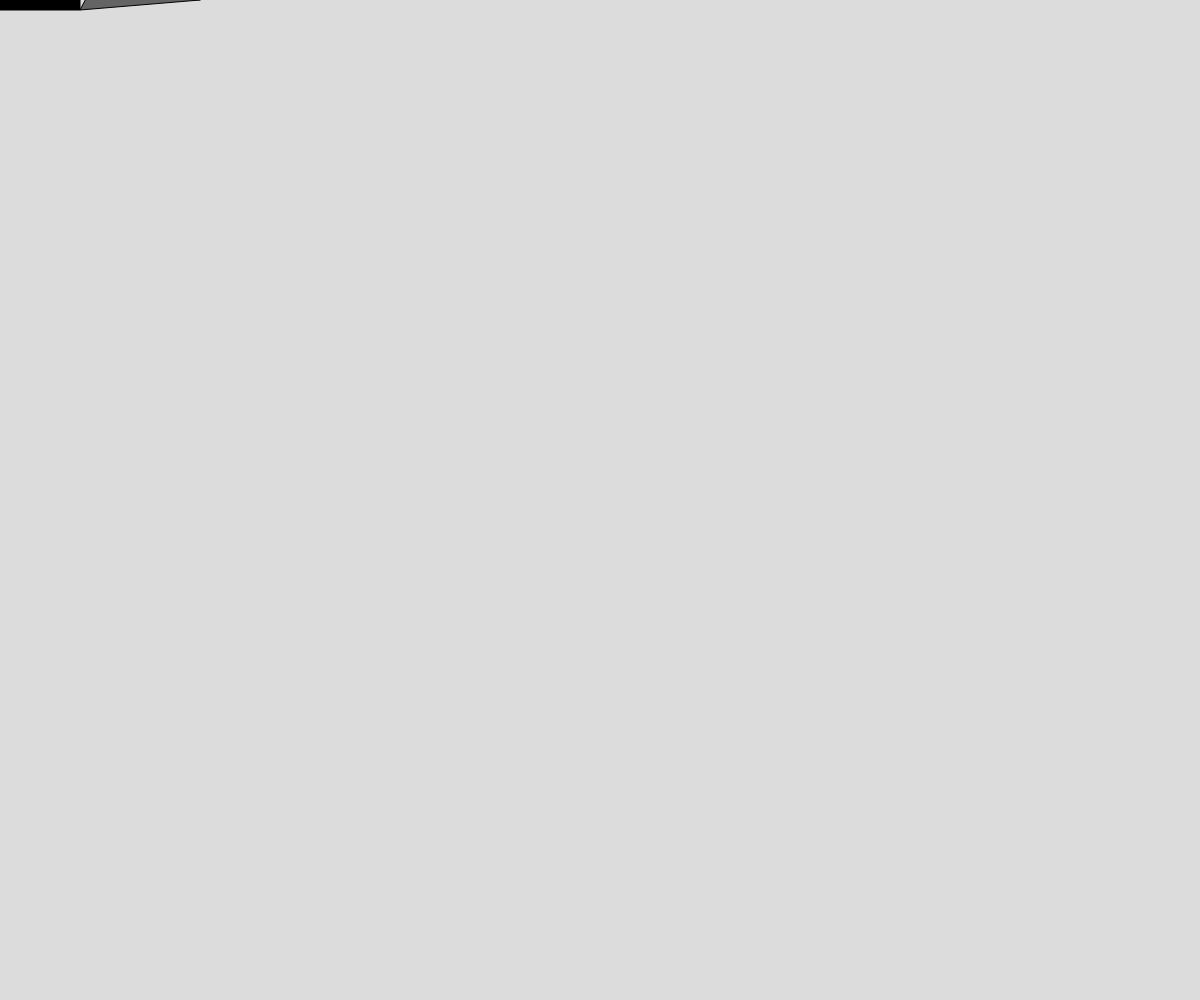
Frame 1 (no input)
Frame 60 (no input): identical to frame 1, image omitted
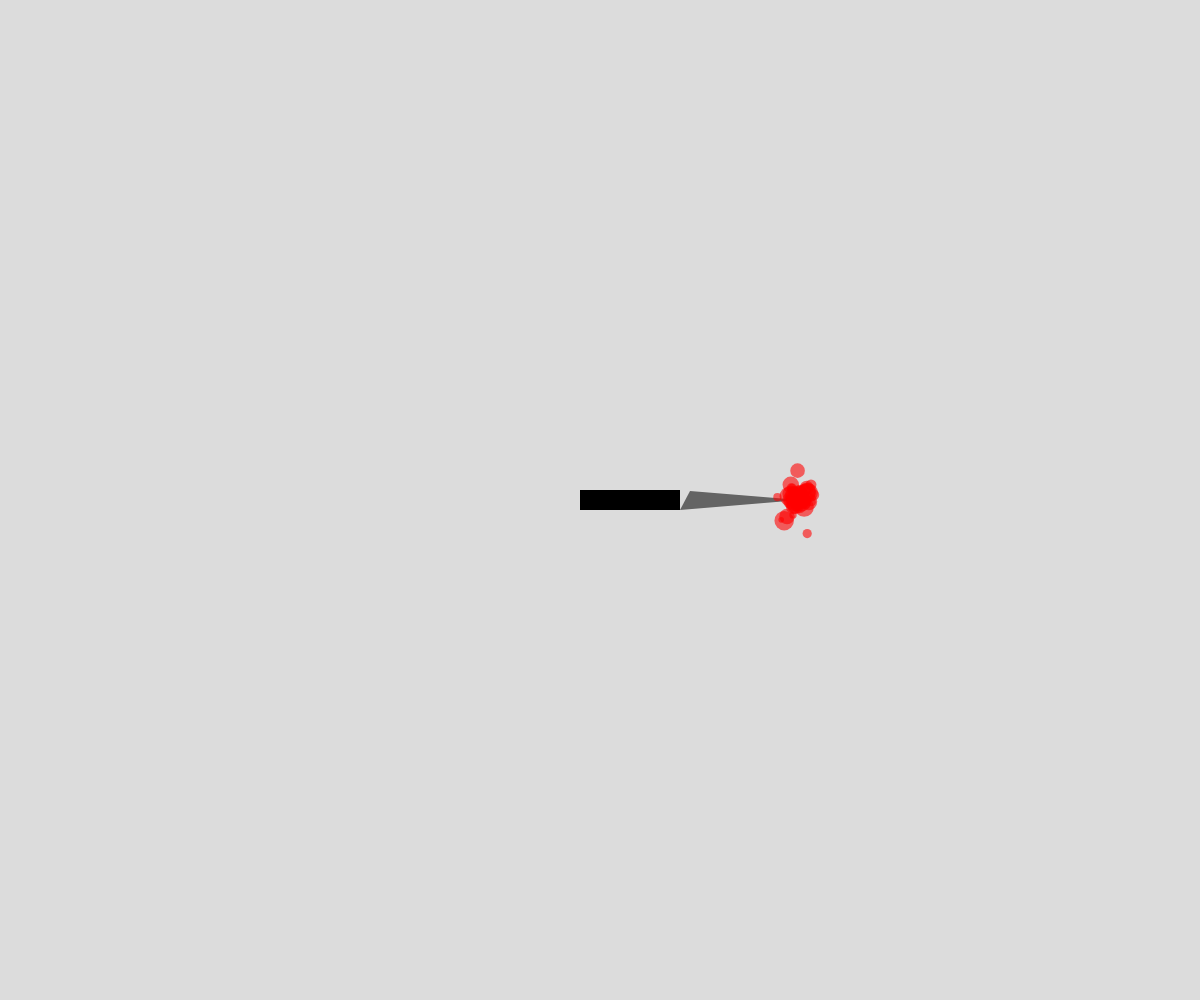
Frame 120 (the mouse pressed at the canvas centre since frame 60)

The p5.js sketch that drew these frames (run headless with seeded random() and noise() and a simulated clock; from frame 60 on, the mouse is pressed at the canvas centre):

// p5.js sketch
// ── sketch.js
let knifeX, knifeY; // 
let bloodSplatters = []; // Array to store blood splatter objects

function setup() {
  createCanvas(innerWidth, 1000);
  knifeX = width / 2; // Initialize knife position to center of canvas
  knifeY = height / 2;
}

function draw() {
  background(220);
  
  // pair knife to mouse position
  knifeX = mouseX;
  knifeY = mouseY;
  
  // Draw knife
  drawKnife(knifeX, knifeY);
  
  // Check if mouse is pressed to create blood splatters
  if (mouseIsPressed) {
    createBloodSplatter(knifeX, knifeY);
  }
  
  // Update and display blood splatters
  for (let i = 0; i < bloodSplatters.length; i++) {
    bloodSplatters[i].update();
    bloodSplatters[i].display();
  }
}

function drawKnife(x, y){
  push();
  fill("black");
  // Draw handle of knife
     rectMode(CORNER);
  rect(x - 20, y - 10, 100, 20);
  //Draw blade of knife
    fill(100);
  triangle(x+90, y-9, x+80, y +10, x + 200, y);
  pop();
}

// Function to create a blood splatter object
function createBloodSplatter(x, y) {
  // Calculate the position of the blade tip (the third vertex of the triangle)
  let bladeTipX = x + 200;
  let bladeTipY = y;
  
  let splatter = {
    x: bladeTipX, // Use the position of the blade tip
    y: bladeTipY,
    size: random(5, 20),
    shape: random(3, 8),
    display: function() {
      noStroke();
      fill(255, 0, 0, 150);
      ellipse(this.x, this.y, this.size, this.size);
    },
    update: function() {
      this.x += random(-3, 3);
      this.y += random(-3, 3);
    }
  };
  bloodSplatters.push(splatter);
}
